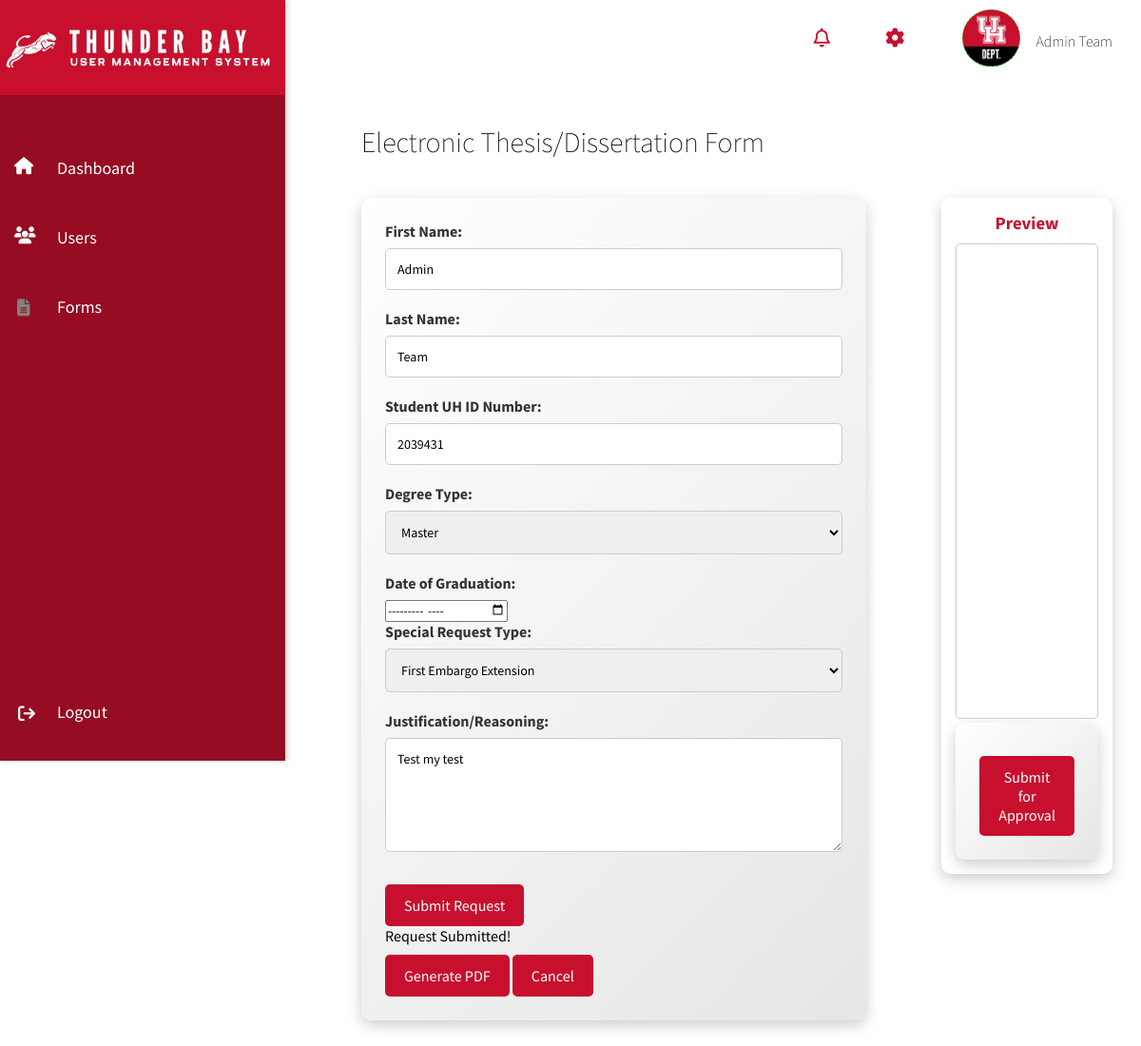
The app's page /fill-form/thesis/ (signed in) with its own data.
### usr_mgmt_app/models.py (models this page shows, shortened)
class UserProfile(AbstractUser):
    ROLE_CHOICES = [
        ('admin', 'Admin'),
        ('moderator', 'Moderator'),
        ('user', 'User'),
    ]
    ACADEMIC_LEVEL_CHOICES = [
        ('undergraduate', 'Undergraduate'),
        ('graduate', 'Graduate'),
    ]
    cougar_id = models.CharField(max_length=7,unique=True,null=True,blank=True,validators=[RegexValidator(regex=r'^\d{7}$', message='Cougar ID must be exactly 7 digits')])
    role = models.CharField(max_length=10, choices=ROLE_CHOICES, default='user')
    academic_level = models.CharField(max_length=15, choices=ACADEMIC_LEVEL_CHOICES, null=True, blank=True)
    profile_picture = models.ImageField(upload_to='profile_pictures/', null=True, blank=True)
    profile_banner = models.ImageField(upload_to='banner_pictures/', null=True,blank=True)
    bio = models.TextField(null=True, blank=True)
    is_active = models.BooleanField(default=True)
    created_at = models.DateTimeField(auto_now_add=True)
    updated_at = models.DateTimeField(auto_now=True)
    signature = models.ImageField(upload_to='signatures/', null=True, blank=True, validators=[validate_signature_file])
    groups = models.ManyToManyField(Group, related_name="userprofile_groups", blank=True)
    user_permissions = models.ManyToManyField(Permission, related_name="userprofile_permissions", blank=True)
    unit = models.ForeignKey(Unit, null=True, blank=True, on_delete=models.SET_NULL)
    class Meta:
        permissions = [
            ("can_read", "Can read data"),
            ("can_edit", "Can edit data"),
            ("can_manage_users", "Can activate/deactivate and delete users"),
            ("can_approve", "Can approve requests"),  # Added new permission
        ]

class ThesisRequest(models.Model):
    STATUS_CHOICES = [
        ('draft', 'Draft'),
        ('pending', 'Pending'),
        ('returned', 'Returned'),
        ('approved', 'Approved'),
    ]
    user = models.ForeignKey(UserProfile, on_delete=models.CASCADE, related_name="thesis_requests")
    student_id = models.CharField(max_length=7, default="0000000")  # Default 7-digit placeholder
    degree_type = models.CharField(
        max_length=20,
        choices=[("Master", "Master"), ("Doctorate", "Doctorate")],
        default="Master"
    )
    graduation_date = models.CharField(max_length=10, default="MM/YYYY")  # Default format
    request_type = models.CharField(max_length=50, default="Unknown Request")
    justification = models.TextField(default="No justification provided")  # Default text
    status = models.CharField(max_length=20, choices=STATUS_CHOICES, default='Draft')
    pdf_document = models.FileField(upload_to="generated_pdfs/", null=True, blank=True)
    created_at = models.DateTimeField(auto_now_add=True)

### usr_mgmt_app/views.py (the view, shortened to what this page needs)
# urls.py: path("fill-form/thesis/", views.fill_thesis_form, name="fill_thesis_form"),
def fill_thesis_form(request):
    user = request.user
    existing_request = ThesisRequest.objects.filter(user=user).first()
    thesis_request = existing_request or ThesisRequest.objects.filter(user=user).last()
    return render(
        request,
        "forms/thesis_form.html",
        {
                 "thesis_request": thesis_request,
                 "MEDIA_URL": settings.MEDIA_URL
                }
             )

### templates/forms/thesis_form.html (shortened to what this page needs)
{% load static %}
<!DOCTYPE html>
<html lang="en">
<head>
    <link rel="stylesheet" href="{% static 'css/dashboard.css' %}">
    <link rel="stylesheet" href="{% static 'css/academic_forms.css' %}">
</head>
<body>
<nav class="navbar">
    <div class="navbar-content">
        <i id="notifications_icon" class="fa-regular fa-bell"></i>
<div class="dropdown-wrapper">
    <i id="settings_icon" class="fa-solid fa-gear"></i>
</div>
<div class="dropdown-wrapper">
    <div class="navbar_user">
        {% if user.profile_picture %}
            <img class="profile_picture" src="{{ user.profile_picture.url }}" alt="profile picture">
        {% else %}
            <img class="profile_picture" src="{% static 'images/default_profile.png' %}" alt="Default profile picture">
        {% endif %}
        <span class="navbar_username">{{ user.first_name }} {{ user.last_name }}</span>
    </div>
</div>
    </div>
</nav>
    <div class="sidebar">
        <div class="logoContainer">
            <img class="logo" src="{% static 'images/logo2.png' %}" alt="logo">
        </div>
        <div class="sidebar-content">
            <a href="{% url 'dashboard' %}" class="sidebar-link" data-icon="fa-house">Dashboard</a>
            <a href="{% url 'user_list' %}" class="sidebar-link" data-icon="fa-users">Users</a>
            <a href="{% url 'approval_requests' %}" class="sidebar-link" data-icon="fa-file-alt">Forms</a>
        </div>
        <div class="logout-container">
            <a href="{% url 'logout' %}" class="logout-btn">Logout</a>
            <i id="logoutIcon" class="fa-solid fa-arrow-right-from-bracket"></i>
        </div>
    </div>
    <div class="main-content">
        <h2>Electronic Thesis/Dissertation Form</h2>
        <div class="form-preview-container">
           <form method="POST" action="{% url 'fill_thesis_form' %}">
    <label>First Name:</label>
    <input type="text" value="{{ user.first_name }}" readonly>
    <label>Last Name:</label>
    <input type="text" value="{{ user.last_name }}" readonly>
    <label>Student UH ID Number:</label>
    <input type="text" name="student_id" value="{% if thesis_request %}{{ thesis_request.student_id }}{% endif %}" required pattern="\d{7}" title="Must be a 7-digit number">
    <label>Degree Type:</label>
    <select name="degree_type">
        <option value="Master" {% if thesis_request and thesis_request.degree_type == 'Master' %}selected{% endif %}>Master</option>
    </select>
    <label>Date of Graduation:</label>
    <input type="month" name="graduation_date" value="{% if thesis_request %}{{ thesis_request.graduation_date }}{% endif %}" required>
    <label>Special Request Type:</label>
    <select name="request_type">
        <option value="First Embargo Extension" {% if thesis_request and thesis_request.request_type == 'First Embargo Extension' %}selected{% endif %}>First Embargo Extension</option>
    </select>
    <label>Justification/Reasoning:</label>
    <textarea name="justification" required>{% if thesis_request %}{{ thesis_request.justification }}{% endif %}</textarea>
    <button type="submit" class="btn">Submit Request</button>
    {% if thesis_request %}
        <div class="message">Request Submitted!</div>
        <div class="form-buttons">
            <a href="{% url 'generate_thesis_pdf' thesis_request.id %}" target="_blank" class="btn">Generate PDF</a>
            <a href="{% url 'approval_requests' %}" class="btn btn-back">Cancel</a>
        </div>
    {% endif %}
</form>
            <div class="pdf-preview-container">
                <h3>Preview</h3>
                <iframe id="pdfPreview"
                     src="{% if thesis_request and thesis_request.pdf_document %}{{ MEDIA_URL }}{{ thesis_request.pdf_document }}{% else %}{% static 'pdfs/thesis_form.pdf' %}{% endif %}"
                    width="100%" height="500px"
                    type="application/pdf">
                </iframe>
                {% if thesis_request and thesis_request.status == "Draft" %}
            <form method="POST" action="{% url 'submit_thesis_for_approval' thesis_request.id %}">
                <button type="submit" class="btn">Submit for Approval</button>
             </form>
                {% endif %}
            </div>
        </div>
    </div>
</body>
</html>

### static/css/dashboard.css (style rules this page uses)
* { margin: 0; padding: 0; box-sizing: border-box; font-family: Source Sans Pro,sans-serif; }
body { background: rgb(255,255,255); color: black; z-index: 1; overflow-x:hidden; }
h2 { font-weight: lighter; font-size: 30px; margin-top:50px; font-family: Source Sans Pro,sans-serif; }
h3 { font-family: Source Sans Pro, sans-serif; }
.navbar { padding: 15px 30px; position: fixed; top: 0; left: 300px; right: 0; height: 70px; display: flex; align-items: center; justify-content: space-between; z-index: 1000; flex-direction: row; font-family: Source Sans Pro,sans-serif; }
.navbar-content { display: flex; width: 100%; justify-content: right; align-items: center; flex-grow: 1; flex-direction: row; padding: 10px 0 0 10px; }
.navbar-content > * { margin-left: 1%; }
.navbar_user { display: flex; flex-direction: row; align-items: center; margin-left: 50px; transition: transform 0.3s ease-in-out; padding-right:2%; }
.navbar_username { padding: 15px 0 10px 15px; font-weight: lighter; white-space: nowrap; flex-shrink: 0; }
#settings_icon { font-size: 20px; margin-left:50px; transition: transform 0.3s ease-in-out; color:rgb(200,16,46); }
#notifications_icon { font-size: 20px; transition: transform 0.3s ease-in-out; color:rgb(200,16,46); }
.dropdown-wrapper { position: relative; }
.profile_picture { max-width:65px; width:100%; border-radius: 50%; object-fit: cover; border: 2px solid #fff; background-color: #f0f0f0; }
.main-content { margin-left: 350px; margin-top: 50px; padding: 30px; min-height: 100vh; font-family: Source Sans Pro,sans-serif; overflow-y: scroll; }
.sidebar { height: 100vh; width: 300px; position: fixed; top: 0; left: 0; background: rgb(150,12,34); padding-top: 120px; overflow-y: hidden; overflow-x: hidden; box-shadow: 2px 0px 5px rgba(0, 0, 0, 0.2); z-index: 1001; justify-content: space-between; display: flex; flex-direction: column; font-family: Source Sans Pro,sans-serif; }
.logoContainer { position: absolute; max-width: 500px; width:100%; max-height:100px; height:100%; top: 0; padding-top:10%; background: rgb(200,16,46); }
.logo { position: relative; max-width: 95%; }
.sidebar-content { flex-grow: 1; display: flex; flex-direction: column; margin-top:10%; }
.sidebar-link { position: relative; display: block; padding-left: 40px; font-size: 18px; color: white; }
.sidebar-link::before { content: ""; position: absolute; left: 15px; font-family: "Font Awesome 5 Free"; font-weight: 900; font-size: 18px; color:white; }
.sidebar-link[data-icon="fa-house"]::before { content: "\f015"; color:grey; }
.sidebar-link[data-icon="fa-users"]::before { content: "\f0c0"; color: white; }
.sidebar-link[data-icon="fa-file-alt"]::before { content: "\f15c"; color: white; margin-top:1%; margin-left:1%; }
.sidebar a { display: block; color: rgba(255, 255, 255); padding: 15px 15px 20px 60px; text-decoration: none; font-size: 18px; transition: background 0.3s ease, color 0.3s ease; z-index:1003; }
.sidebar-content a { margin-bottom: 5%; }
#logoutIcon { font-size: 18px; color: rgb(255,255,255); z-index:1002; transform: translate(105%,-215%); }
.logout-btn { padding: 10px 20px; text-decoration: none; border-radius: 5px; transition: background 0.3s ease; z-index:1003; }
.main-content { opacity: 0; animation: fadeIn 1s ease-in-out forwards; }
.navbar i, .sidebar i { transition: transform 0.3s ease-in-out; }

### records on screen
UserProfile: profile_picture (picture), first_name "Admin", last_name "Team"
ThesisRequest: student_id "2039431", degree_type "Master", request_type "First Embargo Extension", justification "Test my test"
